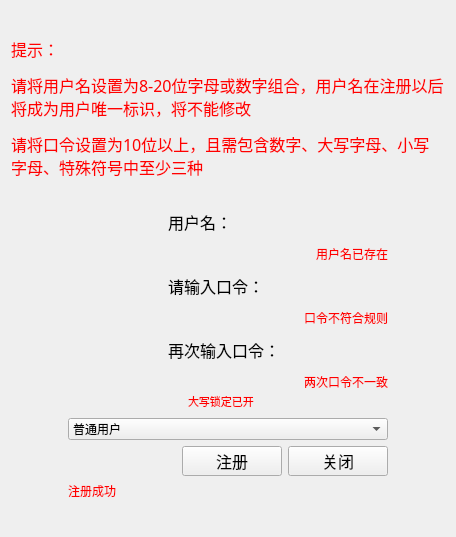
<?xml version="1.0" encoding="UTF-8"?>
<ui version="4.0">
 <class>UserRegisterWidget</class>
 <widget class="QWidget" name="UserRegisterWidget">
  <property name="geometry">
   <rect>
    <x>0</x>
    <y>0</y>
    <width>456</width>
    <height>537</height>
   </rect>
  </property>
  <property name="windowTitle">
   <string>UserRegisterWidget</string>
  </property>
  <layout class="QHBoxLayout" name="horizontalLayout">
   <item>
    <layout class="QVBoxLayout" name="verticalLayout_3">
     <item>
      <spacer name="verticalSpacer_4">
       <property name="orientation">
        <enum>Qt::Vertical</enum>
       </property>
       <property name="sizeHint" stdset="0">
        <size>
         <width>20</width>
         <height>40</height>
        </size>
       </property>
      </spacer>
     </item>
     <item>
      <layout class="QHBoxLayout" name="horizontalLayout_8">
       <item>
        <layout class="QVBoxLayout" name="verticalLayout_5">
         <item>
          <widget class="QLabel" name="label_2">
           <property name="font">
            <font>
             <family>楷体</family>
             <pointsize>12</pointsize>
            </font>
           </property>
           <property name="text">
            <string>&lt;html&gt;&lt;head/&gt;&lt;body&gt;&lt;p&gt;&lt;span style=&quot; color:#ff0000;&quot;&gt;提示：&lt;/span&gt;&lt;/p&gt;&lt;p&gt;&lt;span style=&quot; color:#ff0000;&quot;&gt;请将用户名设置为8-20位字母或数字组合，用户名在注册以后将成为用户唯一标识，将不能修改&lt;/span&gt;&lt;/p&gt;&lt;p&gt;&lt;span style=&quot; color:#ff0000;&quot;&gt;请将口令设置为10位以上，且需包含数字、大写字母、小写字母、特殊符号中至少三种&lt;/span&gt;&lt;/p&gt;&lt;/body&gt;&lt;/html&gt;</string>
           </property>
           <property name="wordWrap">
            <bool>true</bool>
           </property>
          </widget>
         </item>
        </layout>
       </item>
      </layout>
     </item>
     <item>
      <layout class="QHBoxLayout" name="horizontalLayout_10"/>
     </item>
     <item>
      <spacer name="verticalSpacer_3">
       <property name="orientation">
        <enum>Qt::Vertical</enum>
       </property>
       <property name="sizeHint" stdset="0">
        <size>
         <width>20</width>
         <height>40</height>
        </size>
       </property>
      </spacer>
     </item>
     <item>
      <layout class="QHBoxLayout" name="horizontalLayout_7">
       <item>
        <spacer name="horizontalSpacer_2">
         <property name="orientation">
          <enum>Qt::Horizontal</enum>
         </property>
         <property name="sizeHint" stdset="0">
          <size>
           <width>40</width>
           <height>20</height>
          </size>
         </property>
        </spacer>
       </item>
       <item>
        <layout class="QVBoxLayout" name="verticalLayout_2">
         <item>
          <layout class="QVBoxLayout" name="verticalLayout">
           <property name="spacing">
            <number>0</number>
           </property>
           <item>
            <layout class="QVBoxLayout" name="verticalLayout_6">
             <property name="spacing">
              <number>10</number>
             </property>
             <item>
              <layout class="QHBoxLayout" name="horizontalLayout_2">
               <item>
                <widget class="QLabel" name="label_3">
                 <property name="minimumSize">
                  <size>
                   <width>120</width>
                   <height>0</height>
                  </size>
                 </property>
                 <property name="maximumSize">
                  <size>
                   <width>72</width>
                   <height>16777215</height>
                  </size>
                 </property>
                 <property name="font">
                  <font>
                   <family>楷体</family>
                   <pointsize>12</pointsize>
                  </font>
                 </property>
                 <property name="text">
                  <string>用户名：</string>
                 </property>
                </widget>
               </item>
               <item>
                <layout class="QHBoxLayout" name="username_lineEdit_again_horizontalLayout"/>
               </item>
              </layout>
             </item>
             <item>
              <layout class="QHBoxLayout" name="horizontalLayout_12">
               <item>
                <spacer name="horizontalSpacer_6">
                 <property name="orientation">
                  <enum>Qt::Horizontal</enum>
                 </property>
                 <property name="sizeHint" stdset="0">
                  <size>
                   <width>120</width>
                   <height>20</height>
                  </size>
                 </property>
                </spacer>
               </item>
               <item>
                <widget class="QLabel" name="username_notice_label">
                 <property name="text">
                  <string>&lt;html&gt;&lt;head/&gt;&lt;body&gt;&lt;p&gt;&lt;span style=&quot; color:#ff0000;&quot;&gt;用户名已存在&lt;/span&gt;&lt;/p&gt;&lt;/body&gt;&lt;/html&gt;</string>
                 </property>
                </widget>
               </item>
              </layout>
             </item>
             <item>
              <layout class="QHBoxLayout" name="horizontalLayout_4">
               <item>
                <widget class="QLabel" name="label_7">
                 <property name="minimumSize">
                  <size>
                   <width>120</width>
                   <height>0</height>
                  </size>
                 </property>
                 <property name="maximumSize">
                  <size>
                   <width>120</width>
                   <height>16777215</height>
                  </size>
                 </property>
                 <property name="font">
                  <font>
                   <family>楷体</family>
                   <pointsize>12</pointsize>
                  </font>
                 </property>
                 <property name="text">
                  <string>请输入口令：</string>
                 </property>
                </widget>
               </item>
               <item>
                <layout class="QHBoxLayout" name="password1_lineEdit_horizontalLayout"/>
               </item>
              </layout>
             </item>
             <item>
              <layout class="QHBoxLayout" name="horizontalLayout_13">
               <item>
                <spacer name="horizontalSpacer_7">
                 <property name="orientation">
                  <enum>Qt::Horizontal</enum>
                 </property>
                 <property name="sizeHint" stdset="0">
                  <size>
                   <width>120</width>
                   <height>20</height>
                  </size>
                 </property>
                </spacer>
               </item>
               <item>
                <widget class="QLabel" name="password1_notice_label">
                 <property name="text">
                  <string>&lt;html&gt;&lt;head/&gt;&lt;body&gt;&lt;p&gt;&lt;span style=&quot; color:#ff0000;&quot;&gt;口令不符合规则&lt;/span&gt;&lt;/p&gt;&lt;/body&gt;&lt;/html&gt;</string>
                 </property>
                </widget>
               </item>
              </layout>
             </item>
             <item>
              <layout class="QHBoxLayout" name="horizontalLayout_5">
               <item>
                <widget class="QLabel" name="label_5">
                 <property name="minimumSize">
                  <size>
                   <width>120</width>
                   <height>0</height>
                  </size>
                 </property>
                 <property name="maximumSize">
                  <size>
                   <width>120</width>
                   <height>16777215</height>
                  </size>
                 </property>
                 <property name="font">
                  <font>
                   <family>楷体</family>
                   <pointsize>12</pointsize>
                  </font>
                 </property>
                 <property name="text">
                  <string>再次输入口令：</string>
                 </property>
                </widget>
               </item>
               <item>
                <layout class="QHBoxLayout" name="password2_lineEdit_horizontalLayout"/>
               </item>
              </layout>
             </item>
             <item>
              <layout class="QHBoxLayout" name="horizontalLayout_14">
               <item>
                <spacer name="horizontalSpacer_8">
                 <property name="orientation">
                  <enum>Qt::Horizontal</enum>
                 </property>
                 <property name="sizeHint" stdset="0">
                  <size>
                   <width>120</width>
                   <height>20</height>
                  </size>
                 </property>
                </spacer>
               </item>
               <item>
                <widget class="QLabel" name="password2_notice_label">
                 <property name="text">
                  <string>&lt;html&gt;&lt;head/&gt;&lt;body&gt;&lt;p&gt;&lt;span style=&quot; color:#ff0000;&quot;&gt;两次口令不一致&lt;/span&gt;&lt;/p&gt;&lt;/body&gt;&lt;/html&gt;</string>
                 </property>
                </widget>
               </item>
              </layout>
             </item>
            </layout>
           </item>
           <item>
            <layout class="QHBoxLayout" name="horizontalLayout_11">
             <item>
              <spacer name="horizontalSpacer_5">
               <property name="orientation">
                <enum>Qt::Horizontal</enum>
               </property>
               <property name="sizeHint" stdset="0">
                <size>
                 <width>120</width>
                 <height>20</height>
                </size>
               </property>
              </spacer>
             </item>
             <item>
              <widget class="QLabel" name="caps_notice_label">
               <property name="minimumSize">
                <size>
                 <width>200</width>
                 <height>0</height>
                </size>
               </property>
               <property name="text">
                <string>&lt;html&gt;&lt;head/&gt;&lt;body&gt;&lt;p&gt;&lt;span style=&quot; font-size:8pt; color:#ff0000;&quot;&gt;大写锁定已开&lt;/span&gt;&lt;/p&gt;&lt;/body&gt;&lt;/html&gt;</string>
               </property>
              </widget>
             </item>
            </layout>
           </item>
          </layout>
         </item>
         <item alignment="Qt::AlignVCenter">
          <widget class="QComboBox" name="roleComboBox">
           <property name="layoutDirection">
            <enum>Qt::LeftToRight</enum>
           </property>
           <property name="insertPolicy">
            <enum>QComboBox::InsertAtBottom</enum>
           </property>
           <item>
            <property name="text">
             <string>普通用户</string>
            </property>
           </item>
           <item>
            <property name="text">
             <string>安全审计员</string>
            </property>
           </item>
           <item>
            <property name="text">
             <string>系统管理员</string>
            </property>
           </item>
           <item>
            <property name="text">
             <string>安全保密管理员</string>
            </property>
           </item>
          </widget>
         </item>
         <item>
          <layout class="QHBoxLayout" name="horizontalLayout_6">
           <item>
            <spacer name="horizontalSpacer">
             <property name="orientation">
              <enum>Qt::Horizontal</enum>
             </property>
             <property name="sizeHint" stdset="0">
              <size>
               <width>40</width>
               <height>20</height>
              </size>
             </property>
            </spacer>
           </item>
           <item>
            <widget class="QPushButton" name="register_pushButton">
             <property name="minimumSize">
              <size>
               <width>100</width>
               <height>30</height>
              </size>
             </property>
             <property name="font">
              <font>
               <family>楷体</family>
               <pointsize>12</pointsize>
              </font>
             </property>
             <property name="text">
              <string>注册</string>
             </property>
            </widget>
           </item>
           <item>
            <widget class="QPushButton" name="close_pushButton">
             <property name="minimumSize">
              <size>
               <width>100</width>
               <height>30</height>
              </size>
             </property>
             <property name="font">
              <font>
               <family>楷体</family>
               <pointsize>12</pointsize>
              </font>
             </property>
             <property name="text">
              <string>关闭</string>
             </property>
            </widget>
           </item>
          </layout>
         </item>
         <item>
          <widget class="QLabel" name="registerresult_label">
           <property name="text">
            <string>&lt;html&gt;&lt;head/&gt;&lt;body&gt;&lt;p&gt;&lt;span style=&quot; color:#ff0000;&quot;&gt;注册成功&lt;/span&gt;&lt;/p&gt;&lt;/body&gt;&lt;/html&gt;</string>
           </property>
          </widget>
         </item>
        </layout>
       </item>
       <item>
        <spacer name="horizontalSpacer_3">
         <property name="orientation">
          <enum>Qt::Horizontal</enum>
         </property>
         <property name="sizeHint" stdset="0">
          <size>
           <width>40</width>
           <height>20</height>
          </size>
         </property>
        </spacer>
       </item>
      </layout>
     </item>
     <item>
      <spacer name="verticalSpacer_2">
       <property name="orientation">
        <enum>Qt::Vertical</enum>
       </property>
       <property name="sizeHint" stdset="0">
        <size>
         <width>20</width>
         <height>40</height>
        </size>
       </property>
      </spacer>
     </item>
    </layout>
   </item>
  </layout>
 </widget>
 <layoutdefault spacing="6" margin="11"/>
 <resources/>
 <connections/>
</ui>
